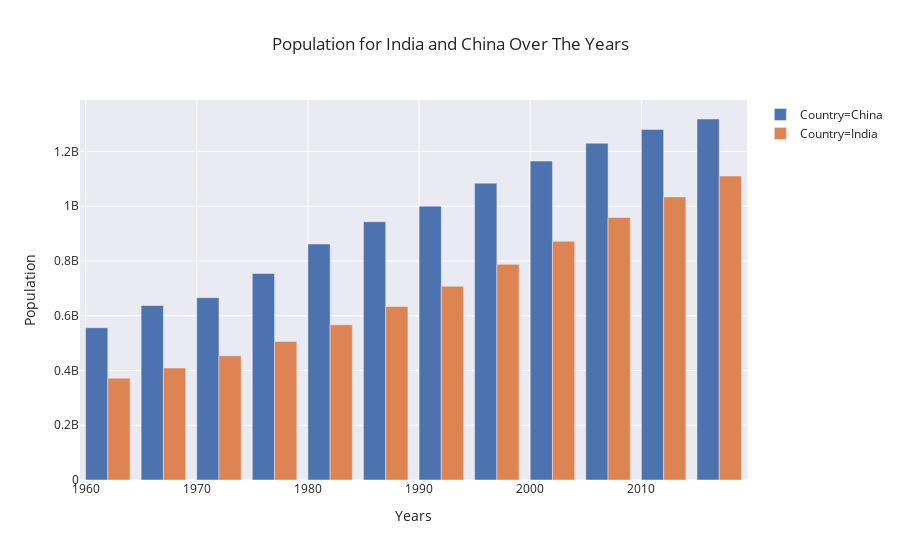

This figure's notebook cell:
### Code cell
# Plot a chart

fig = px.bar(df_I_C,
            x='Years',
            y='Population',
            template='seaborn',
             color='Country',
            barmode='group',
            title='Population for India and China Over The Years')

fig.show()

### Figure 1 — Plotly figure (JSON) as saved in the notebook; plotly's stock layout.template omitted (floating-point values rounded to 4 significant figures)
{"data": [{"alignmentgroup": "True", "hoverlabel": {"namelength": 0}, "hovertemplate": "Country=China<br>Years=%{x}<br>Population=%{y}", "legendgroup": "Country=China", "marker": {"color": "rgb(76,114,176)"}, "name": "Country=China", "offsetgroup": "Country=China", "orientation": "v", "showlegend": true, "textposition": "auto", "type": "bar", "x": [1962, 1967, 1972, 1977, 1982, 1987, 1992, 1997, 2002, 2007, 2012, 2017], "xaxis": "x", "y": [556263527, 637408000, 665770000, 754550000, 862030000, 943455000, 1000281000, 1084035000, 1164970000, 1230075000, 1280400000, 1318683096], "yaxis": "y"}, {"alignmentgroup": "True", "hoverlabel": {"namelength": 0}, "hovertemplate": "Country=India<br>Years=%{x}<br>Population=%{y}", "legendgroup": "Country=India", "marker": {"color": "rgb(221,132,82)"}, "name": "Country=India", "offsetgroup": "Country=India", "orientation": "v", "showlegend": true, "textposition": "auto", "type": "bar", "x": [1962, 1967, 1972, 1977, 1982, 1987, 1992, 1997, 2002, 2007, 2012, 2017], "xaxis": "x", "y": [372000000, 409000000, 454000000, 506000000, 567000000, 634000000, 708000000, 788000000, 872000000, 959000000, 1034172547, 1110396331], "yaxis": "y"}], "layout": {"barmode": "group", "legend": {"tracegroupgap": 0}, "title": {"text": "Population for India and China Over The Years"}, "xaxis": {"anchor": "y", "domain": [0, 1], "title": {"text": "Years"}}, "yaxis": {"anchor": "x", "domain": [0, 1], "title": {"text": "Population"}}}}
